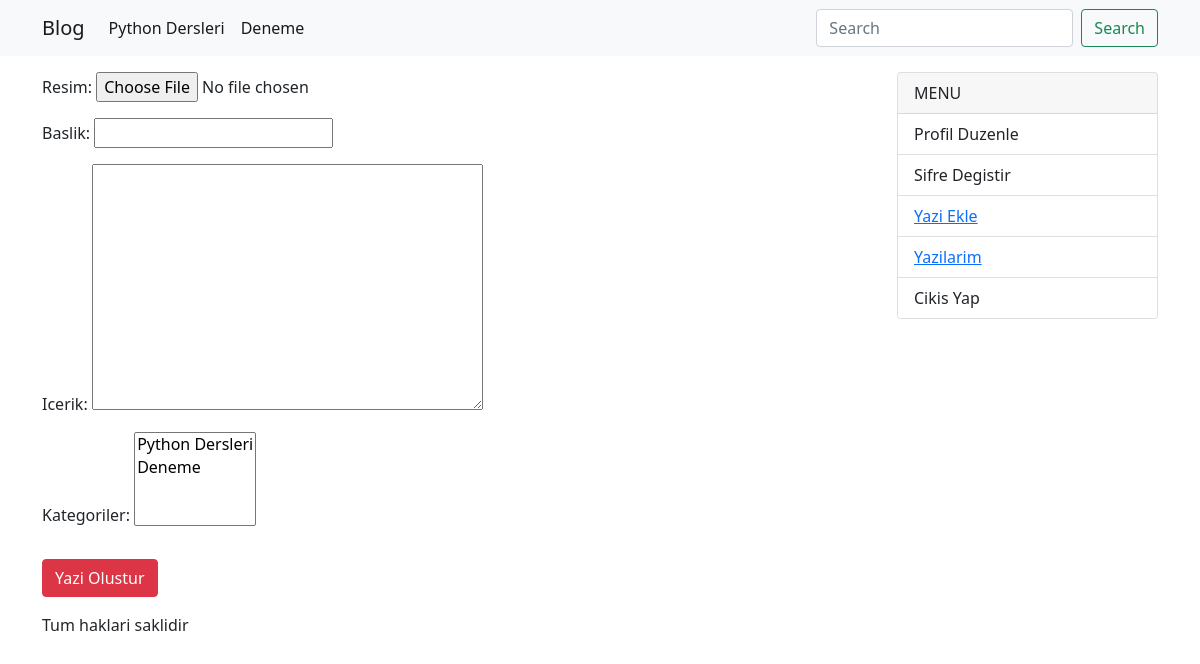
Before: /yazi_ekle/ (signed in) with the older database file.
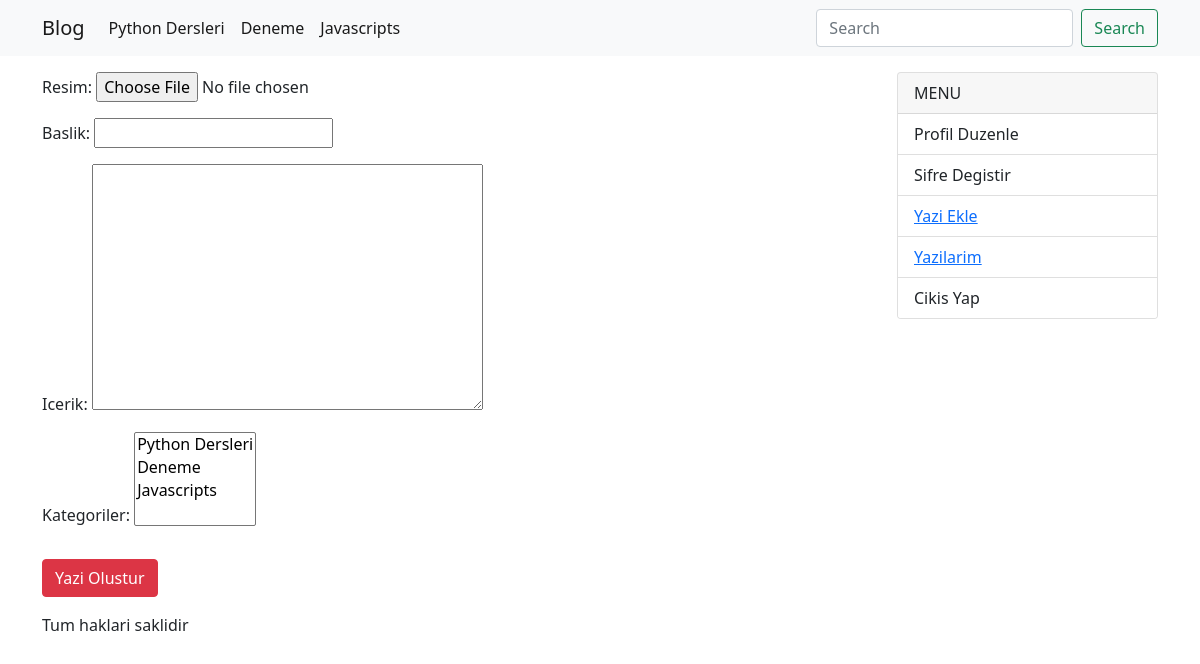
After: the same page with the newer database file.
### blog/models/kategori.py (models this page shows)
class KategoriModel(models.Model):
    isim = models.CharField(max_length=30, blank=False, null=False)
    slug = AutoSlugField(populate_from='isim', unique=True)
    class Meta:
        db_table = 'kategori'
        verbose_name_plural = 'Kategoriler'
        verbose_name = 'Kategori'
    def __str__(self):
        return self.isim

### blog/views/yazi_ekle.py (the view)
# urls.py: path('yazi_ekle/', yazi_ekle, name='yazi_ekle'),
@login_required(login_url='/')
def yazi_ekle(request):
    form = YaziEkleModelForm(request.POST or None, files=request.FILES or None)
    if form.is_valid():
        yazi = form.save(commit=False)
        yazi.yazar = request.user
        yazi.save()
        form.save_m2m()
        return redirect('detay', slug=yazi.slug)
    context = {'form': form}
    return render(request, 'pages/yazi_ekle.html', context)

### blog/forms/yazi_ekle.py
class YaziEkleModelForm(forms.ModelForm):
    class Meta:
        model = YazilarModel
        exclude = ('yazar', 'slug')

### blog/templatetags/kategori_list.py (called while the page is built)
@register.simple_tag
def kategori_list():
    kategoriler = KategoriModel.objects.all()
    return kategoriler

### blog/templates/pages/yazi_ekle.html
{% extends 'base.html' %} {% block title %} Yazi Ekle {% endblock %} {% block content %}
<form action="{% url 'yazi_ekle' %}" enctype="multipart/form-data" method="POST">
    {% csrf_token %} {{form.media}}{{ form.as_p }}
    <input type="submit" class="btn btn-danger mt-3 mb-3" value="Yazi Olustur">
</form>
{% endblock %}

### templates/base.html (shortened to what this page needs)
{% load static %}
<!doctype html>
<html lang="en">
<head>
    <link href="{% static 'css/bootstrap.min.css' %}" rel="stylesheet">
    <link href="{% static 'css/custom.css' %}" rel="stylesheet">
</head>
<body>
    {% include 'components/navbar.html' %}
    <div class="container mt-3">
        <div class="row">
            <div class="col-sm-9">
                {% block content %}{% endblock %}
            </div>
            {% include 'components/sidebar.html' %} {% include 'components/footer.html' %}
        </div>
</body>
</html>

### templates/components/navbar.html (shortened to what this page needs)
{% load kategori_list %} {% kategori_list as kategoriler %}
<nav class="navbar navbar-expand-lg navbar-light bg-light">
    <div class="container">
        <a class="navbar-brand" href="{% url 'anasayfa' %}">Blog</a>
        <div class="collapse navbar-collapse" id="navbarSupportedContent">
            <ul class="navbar-nav me-auto mb-2 mb-lg-0">
                {% for kategori in kategoriler %}
                <li class="nav-item">
                    <a class="nav-link active" aria-current="page" href="{% url 'kategori' kategoriSlug=kategori.slug %}">{{ kategori.isim }}</a>
                </li>
                {% endfor %}
            </ul>
            <form action="{% url 'anasayfa' %}" class="d-flex">
                <input class="form-control me-2" name="sorgu" type="search" placeholder="Search" aria-label="Search">
                <button class="btn btn-outline-success" type="submit">Search</button>
            </form>
        </div>
    </div>
</nav>

### templates/components/sidebar.html
<div class="col-sm-3">
    <div class="card mb-3">
        <div class="card-header">
            MENU
        </div>
        {% if request.user.is_authenticated %}
        <ul class="list-group list-group-flush">
            <li class="list-group-item">Profil Duzenle</li>
            <li class="list-group-item">Sifre Degistir</li>
            <li class="list-group-item"><a href="{% url 'yazi_ekle' %}">Yazi Ekle</a></li>
            <li class="list-group-item"><a href="{% url 'yazilarim' %}">Yazilarim</a></li>
            <li class="list-group-item">Cikis Yap</li>
        </ul>
        {% else %} login formu gelecek {% endif %}
    </div>
</div>

### templates/components/footer.html
<div class="row">
    <div class="col-12">
        <p>Tum haklari saklidir</p>
    </div>
</div>

Changed rows visible on the page:
added KategoriModel: isim "Javascripts"
Other visible differences:
form field kategoriler: "Python Dersleri / Deneme" → "Python Dersleri / Deneme / Javascripts"
